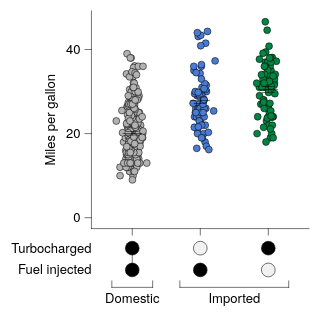

Express this chart as Vega-Lite.
### Vega-Lite specification from a JSON file in a GitHub repository (floating-point values rounded to 4 significant figures; data arrays with more than 128 entries replaced by an {"elided": "..."} marker saying what was removed)
{"background": null, "config": {"arc": {"fill": "#DBDBDB", "fillOpacity": 1.0, "innerRadius": 25.0, "padAngle": 0.03, "stroke": "black", "strokeOpacity": 1, "strokeWidth": 0.25}, "area": {"fill": "#DBDBDB", "fillOpacity": 1.0, "stroke": "black", "strokeOpacity": 1, "strokeWidth": 0.25}, "axis": {"domain": true, "domainCap": "round", "domainColor": "black", "domainWidth": 0.25, "grid": false, "gridCap": "round", "gridColor": "#F1F1F1", "gridDash": [0, 0], "gridOpacity": 1.0, "gridWidth": 0.25, "labelColor": "black", "labelFont": "Helvetica Neue, HelveticaNeue, Helvetica, Arial, sans-serif", "labelFontSize": 6, "labelFontStyle": "normal", "labelFontWeight": 400, "offset": 0, "ticks": true, "tickCap": "round", "tickColor": "black", "tickRound": false, "tickSize": 3, "tickWidth": 0.25, "titleColor": "black", "titleFont": "Helvetica Neue, HelveticaNeue, Helvetica, Arial, sans-serif", "titleFontSize": 6, "titleFontStyle": "normal", "titleFontWeight": 400}, "axisX": {"domain": true, "labelAlign": "center", "labelAngle": 0, "labels": true, "ticks": true, "translate": 0}, "axisY": {"domain": true, "labelAlign": "right", "labelAngle": 0, "labels": true, "ticks": true, "translate": 0}, "axisRight": {"domain": true, "labelAlign": "left", "labelAngle": 0, "labels": true, "ticks": true, "translate": 0}, "axisTop": {"domain": true, "labelAlign": "center", "labelAngle": 0, "labels": true, "ticks": true, "translate": 0}, "axisBand": {"tickOffset": 0}, "bar": {"fill": "#DBDBDB", "fillOpacity": 1.0, "stroke": "black", "strokeOpacity": 1, "strokeWidth": 0.25}, "boxplot": {"size": 9.0, "ticks": {"cornerRadius": 0.25, "fill": "black", "opacity": 1, "size": 4.5, "thickness": 0.25}, "box": {"fillOpacity": 1.0, "stroke": "black", "strokeOpacity": 1, "strokeWidth": 0.25}, "median": {"cornerRadius": 0, "fill": "black", "fillOpacity": 1.0, "opacity": 1, "size": 9.0, "thickness": 0.25}, "rule": {"fill": "black", "fillOpacity": 1.0, "size": 10.0, "stroke": "black", "strokeDash": [0, 0], "strokeOpacity": 1, "strokeWidth": 0.25}, "outliers": {"color": "black", "fill": "black", "fillOpacity": 1.0, "size": 0, "stroke": "black", "strokeOpacity": 1, "strokeWidth": 0.25}}, "circle": {"fill": "black", "fillOpacity": 1.0, "size": 1.25, "stroke": null, "strokeOpacity": 1, "strokeWidth": 0.25}, "errorband": {"band": {"fillOpacity": 0.6, "stroke": null, "strokeWidth": 0.25, "strokeOpacity": 1}, "borders": {"opacity": 0, "strokeOpacity": 1, "strokeWidth": 0.25}}, "errorbar": {"opacity": 1, "rule": {"strokeDash": [0, 0], "strokeWidth": 0.25}, "ticks": {"color": "black", "cornerRadius": 0.125, "opacity": 1, "size": 6.0, "thickness": 0.25}, "thickness": 0.25}, "font": "Helvetica Neue, HelveticaNeue, Helvetica, Arial, sans-serif", "geoshape": {"fill": "#DBDBDB", "fillOpacity": 1.0, "stroke": "black", "strokeOpacity": 1, "strokeWidth": 0.25}, "header": {"labelColor": "black", "labelFont": "Helvetica Neue, HelveticaNeue, Helvetica, Arial, sans-serif", "labelFontSize": 6, "labelFontStyle": "normal", "labelFontWeight": 400, "titleColor": "black", "titleFont": "Helvetica Neue, HelveticaNeue, Helvetica, Arial, sans-serif", "titleFontSize": 6, "titleFontStyle": "normal", "titleFontWeight": 400, "titlePadding": 0}, "legend": {"disable": false, "offset": 4.5, "titlePadding": 4, "labelOffset": 2, "gradientLabelOffset": 2, "columnPadding": 4, "rowPadding": 2, "gradientLength": 50.0, "gradientThickness": 5.0, "gradientOpacity": 1.0, "gradientStrokeColor": "black", "gradientStrokeWidth": 0.25, "labelColor": "black", "labelFont": "Helvetica Neue, HelveticaNeue, Helvetica, Arial, sans-serif", "labelFontSize": 6, "labelFontStyle": "normal", "labelFontWeight": 400, "strokeColor": "black", "strokeWidth": 0, "symbolSize": 36, "symbolStrokeColor": "black", "symbolStrokeWidth": 0.25, "titleColor": "black", "titleFont": "Helvetica Neue, HelveticaNeue, Helvetica, Arial, sans-serif", "titleFontSize": 6, "titleFontStyle": "normal", "titleFontWeight": 400}, "line": {"color": "black", "stroke": "black", "strokeCap": "butt", "strokeDash": [0, 0], "strokeOpacity": 1, "strokeWidth": 0.5}, "point": {"filled": true, "fill": "#DBDBDB", "fillOpacity": 1.0, "size": 5.0, "stroke": "black", "strokeOpacity": 1, "strokeWidth": 0.25}, "range": {"category": ["#B2B2B2", "#4A7CD3", "#008542", "#664CAF", "#509F98", "#636363", "#284F93", "#005226", "#382864", "#285753"], "diverging": {"scheme": ["#443E60", "#5F597E", "#7C759B", "#9994B6", "#B7B4CC", "#D6D5DC", "#F6F6F6", "#D1DAD9", "#A4C2BF", "#7AA9A4", "#578E89", "#37736E", "#1B5954"]}, "heatmap": {"scheme": ["#440154", "#472270", "#433E82", "#38598C", "#2C728E", "#238A8D", "#24A086", "#39B578", "#5DC862", "#96D646", "#CAE02D", "#FDE724"]}, "ordinal": {"scheme": ["#F1F1F1", "#DBDBDB", "#C6C6C6", "#B2B2B2", "#9D9D9D", "#898989", "#767676", "#636363", "#515151", "#404040", "#2F2F2F", "#1F1F1F"]}, "ramp": {"scheme": ["#440154", "#472270", "#433E82", "#38598C", "#2C728E", "#238A8D", "#24A086", "#39B578", "#5DC862", "#96D646", "#CAE02D", "#FDE724"]}}, "rule": {"color": "black", "stroke": "black", "strokeCap": "round", "strokeDash": [2, 2], "strokeOpacity": 1, "strokeWidth": 0.25}, "scale": {"barBandPaddingInner": 0.1, "rectBandPaddingInner": 0, "tickBandPaddingInner": 0.1, "bandPaddingOuter": 0.1, "bandWithNestedOffsetPaddingInner": 0.2, "bandWithNestedOffsetPaddingOuter": 0.2, "offsetBandPaddingInner": 0, "offsetBandPaddingOuter": 0, "continuousPadding": 5.0, "round": false}, "rect": {"fill": "#DBDBDB", "fillOpacity": 1.0, "stroke": "black", "strokeOpacity": 1, "strokeWidth": 0.25}, "square": {"fill": "#DBDBDB", "fillOpacity": 1.0, "size": 10.0, "stroke": "black", "strokeOpacity": 1, "strokeWidth": 0.25}, "text": {"color": "black", "font": "Helvetica Neue, HelveticaNeue, Helvetica, Arial, sans-serif", "fontSize": 6, "fontStyle": "normal", "fontWeight": 400}, "tick": {"color": "black", "cornerRadius": 0.125, "opacity": 1.0, "size": 9.0, "thickness": 0.25}, "title": {"anchor": "middle", "frame": "group", "color": "black", "font": "Helvetica Neue, HelveticaNeue, Helvetica, Arial, sans-serif", "fontSize": 6, "fontStyle": "normal", "fontWeight": 400, "subtitleColor": "black", "subtitleFont": "Helvetica Neue, HelveticaNeue, Helvetica, Arial, sans-serif", "subtitleFontSize": 6, "subtitleFontStyle": "normal", "subtitleFontWeight": 400}, "trail": {"color": "black", "opacity": 1, "size": 0.5}, "view": {"continuousWidth": 100, "continuousHeight": 100, "discreteWidth": 100, "discreteHeight": 100, "fill": null, "stroke": null, "strokeWidth": 0.25}}, "vconcat": [{"layer": [{"data": {"name": "data-5a85ede2053d4aec77293cfb476ae07b"}, "mark": {"type": "circle", "opacity": 1.0, "size": 10.0, "stroke": "black", "strokeOpacity": 1, "strokeWidth": 0.25}, "encoding": {"color": {"field": "Origin", "legend": null, "scale": {"domain": ["USA", "Europe", "Japan"]}, "sort": ["USA", "Europe", "Japan"], "title": null, "type": "nominal"}, "x": {"axis": {"labels": false, "title": null}, "field": "Origin", "scale": {"domain": ["USA", "Europe", "Japan"]}, "sort": ["USA", "Europe", "Japan"], "title": "Origin", "type": "nominal"}, "xOffset": {"field": "jitter_x", "scale": {"domain": [-7.33, 7.33], "range": [5.17, 19.83]}, "type": "quantitative"}, "y": {"field": "Miles_per_Gallon", "title": "Miles per gallon", "type": "quantitative", "scale": {"nice": false}}}}, {"data": {"name": "data-64e7897fd8423deef5c97d660b6d3367"}, "mark": {"type": "errorbar"}, "encoding": {"x": {"axis": {"labels": false, "title": null}, "field": "Origin", "scale": {"domain": ["USA", "Europe", "Japan"]}, "sort": ["USA", "Europe", "Japan"], "title": "Origin", "type": "nominal"}, "y": {"field": "__mean", "title": "Miles per gallon", "type": "quantitative", "scale": {"nice": false}}, "yError": {"field": "__error"}}}, {"data": {"name": "data-64e7897fd8423deef5c97d660b6d3367"}, "mark": {"type": "tick"}, "encoding": {"x": {"axis": {"labels": false, "title": null}, "field": "Origin", "scale": {"domain": ["USA", "Europe", "Japan"]}, "sort": ["USA", "Europe", "Japan"], "title": "Origin", "type": "nominal"}, "y": {"field": "__mean", "title": "Miles per gallon", "type": "quantitative", "scale": {"nice": false}}}}]}, {"layer": [{"data": {"name": "data-530f786c7a8076275dc8411ed0e6977d"}, "mark": {"type": "text", "align": "right", "baseline": "middle", "fontSize": 6}, "encoding": {"text": {"field": "__label", "type": "nominal"}, "x": {"value": 0}, "y": {"axis": null, "field": "__y", "scale": {"domain": [0, 20.0], "nice": false, "padding": 0, "range": [0, 20.0], "zero": false}, "type": "quantitative"}}}, {"data": {"name": "data-8f9a962b9f2e6dd458168b71b3687ea0"}, "mark": {"type": "line", "strokeDash": [0, 0], "strokeWidth": 0.25}, "encoding": {"detail": {"field": "__line_id", "type": "nominal"}, "x": {"axis": {"domain": false, "grid": false, "labels": false, "ticks": false, "title": null}, "field": "__category", "scale": {"domain": ["USA", "Europe", "Japan"]}, "sort": ["USA", "Europe", "Japan"], "type": "nominal"}, "y": {"axis": null, "field": "__y", "scale": {"domain": [0, 20.0], "nice": false, "padding": 0, "range": [0, 20.0], "zero": false}, "type": "quantitative"}}}, {"data": {"name": "data-55e5f01074a6f35fdb88dbdccc889ca2"}, "mark": {"type": "point", "dy": -0.6, "fill": "#F1F1F1", "filled": true, "shape": "circle", "size": 40.0, "strokeWidth": 0.25}, "encoding": {"angle": {"field": "__angle", "scale": null, "type": "quantitative"}, "x": {"axis": {"domain": false, "grid": false, "labels": false, "ticks": false, "title": null}, "field": "__category", "scale": {"domain": ["USA", "Europe", "Japan"]}, "sort": ["USA", "Europe", "Japan"], "type": "nominal"}, "y": {"axis": null, "field": "__y", "scale": {"domain": [0, 20.0], "nice": false, "padding": 0, "range": [0, 20.0], "zero": false}, "type": "quantitative"}}}, {"data": {"name": "data-aa4cb49ac1b10b913be64a70263dacac"}, "mark": {"type": "point", "color": "black", "dy": -0.6, "filled": true, "shape": "circle", "size": 40.0, "strokeWidth": 0.25}, "encoding": {"angle": {"field": "__angle", "scale": null, "type": "quantitative"}, "x": {"axis": {"domain": false, "grid": false, "labels": false, "ticks": false, "title": null}, "field": "__category", "scale": {"domain": ["USA", "Europe", "Japan"]}, "sort": ["USA", "Europe", "Japan"], "type": "nominal"}, "y": {"axis": null, "field": "__y", "scale": {"domain": [0, 20.0], "nice": false, "padding": 0, "range": [0, 20.0], "zero": false}, "type": "quantitative"}}}, {"data": {"values": [{"__dysonsphere__": 1}]}, "mark": {"type": "rule", "color": "black", "strokeDash": [0, 0], "strokeWidth": 0.25}, "encoding": {"x": {"value": 9.375}, "x2": {"value": 28.12}, "y": {"value": 23.0}}}, {"data": {"values": [{"__dysonsphere__": 1}]}, "mark": {"type": "rule", "color": "black", "strokeDash": [0, 0], "strokeWidth": 0.25}, "encoding": {"x": {"value": 9.375}, "y": {"value": 20.0}, "y2": {"value": 23.0}}}, {"data": {"values": [{"__dysonsphere__": 1}]}, "mark": {"type": "rule", "color": "black", "strokeDash": [0, 0], "strokeWidth": 0.25}, "encoding": {"x": {"value": 28.12}, "y": {"value": 20.0}, "y2": {"value": 23.0}}}, {"data": {"name": "data-cbea65e2861bce3c263613efd1b8a039"}, "mark": {"type": "text", "align": "center", "baseline": "top", "color": "black", "fontSize": 6}, "encoding": {"text": {"field": "__slabel", "type": "nominal"}, "x": {"value": 18.75}, "y": {"value": 25.0}}}, {"data": {"values": [{"__dysonsphere__": 1}]}, "mark": {"type": "rule", "color": "black", "strokeDash": [0, 0], "strokeWidth": 0.25}, "encoding": {"x": {"value": 40.62}, "x2": {"value": 90.62}, "y": {"value": 23.0}}}, {"data": {"values": [{"__dysonsphere__": 1}]}, "mark": {"type": "rule", "color": "black", "strokeDash": [0, 0], "strokeWidth": 0.25}, "encoding": {"x": {"value": 40.62}, "y": {"value": 20.0}, "y2": {"value": 23.0}}}, {"data": {"values": [{"__dysonsphere__": 1}]}, "mark": {"type": "rule", "color": "black", "strokeDash": [0, 0], "strokeWidth": 0.25}, "encoding": {"x": {"value": 90.62}, "y": {"value": 20.0}, "y2": {"value": 23.0}}}, {"data": {"name": "data-8ffed4688d1cea6faf2d4c83dc30674f"}, "mark": {"type": "text", "align": "center", "baseline": "top", "color": "black", "fontSize": 6}, "encoding": {"text": {"field": "__slabel", "type": "nominal"}, "x": {"value": 65.62}, "y": {"value": 25.0}}}], "height": 33.0, "view": {"fill": null, "stroke": null}, "width": 100}], "resolve": {"scale": {"x": "shared"}}, "spacing": 0, "$schema": "https://vega.github.io/schema/vega-lite/v6.4.1.json", "datasets": {"data-5a85ede2053d4aec77293cfb476ae07b": {"elided": "398 records"}, "data-64e7897fd8423deef5c97d660b6d3367": [{"Origin": "USA", "__mean": 20.08, "__error": 0.4058, "__dysonsphere__": 1}, {"Origin": "Japan", "__mean": 30.45, "__error": 0.6852, "__dysonsphere__": 1}, {"Origin": "Europe", "__mean": 27.89, "__error": 0.8037, "__dysonsphere__": 1}], "data-530f786c7a8076275dc8411ed0e6977d": [{"__label": "Turbocharged", "__y": 5.0, "__dysonsphere__": 1}, {"__label": "Fuel injected", "__y": 15.0, "__dysonsphere__": 1}], "data-8f9a962b9f2e6dd458168b71b3687ea0": [{"__category": "USA", "__label": "Turbocharged", "__line_id": "USA_0_1", "__y": 5.0, "__dysonsphere__": 1}, {"__category": "USA", "__label": "Fuel injected", "__line_id": "USA_0_1", "__y": 15.0, "__dysonsphere__": 1}], "data-55e5f01074a6f35fdb88dbdccc889ca2": [{"__label": "Turbocharged", "__category": "Europe", "__value": "−", "__y": 5.0, "__angle": 0.0, "__dysonsphere__": 1}, {"__label": "Fuel injected", "__category": "Japan", "__value": "−", "__y": 15.0, "__angle": 0.0, "__dysonsphere__": 1}], "data-aa4cb49ac1b10b913be64a70263dacac": [{"__label": "Turbocharged", "__category": "USA", "__value": "+", "__y": 5.0, "__angle": 0.0, "__dysonsphere__": 1}, {"__label": "Turbocharged", "__category": "Japan", "__value": "+", "__y": 5.0, "__angle": 0.0, "__dysonsphere__": 1}, {"__label": "Fuel injected", "__category": "USA", "__value": "+", "__y": 15.0, "__angle": 0.0, "__dysonsphere__": 1}, {"__label": "Fuel injected", "__category": "Europe", "__value": "+", "__y": 15.0, "__angle": 0.0, "__dysonsphere__": 1}], "data-cbea65e2861bce3c263613efd1b8a039": [{"__slabel": "Domestic", "__dysonsphere__": 1}], "data-8ffed4688d1cea6faf2d4c83dc30674f": [{"__slabel": "Imported", "__dysonsphere__": 1}]}}
